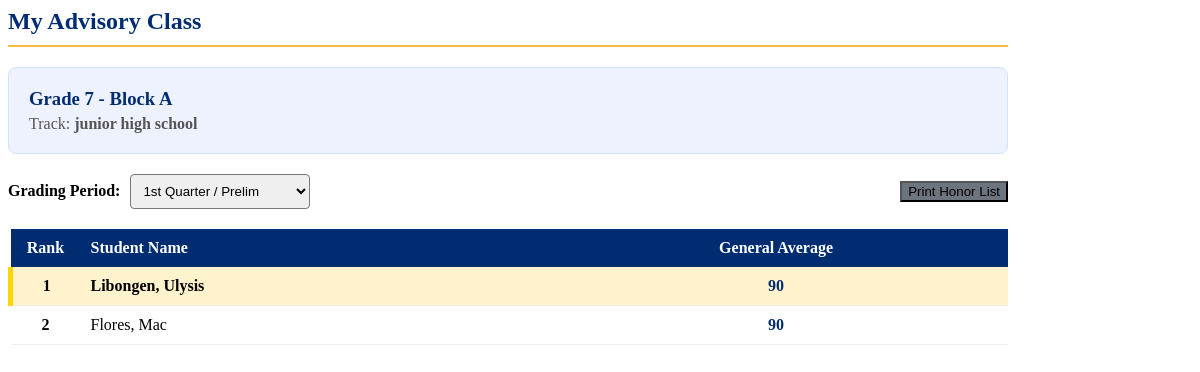
The app's page /instructor/advisory.php (signed in) with its own data.
### tables this page shows
CREATE TABLE `section_list` (
  `id` int(11) NOT NULL,
  `section_name` varchar(50) NOT NULL,
  `year_level` varchar(20) NOT NULL,
  `track` varchar(50) NOT NULL,
  `adviser_id` int(11) DEFAULT NULL
);

### instructor/advisory.php (the view, shortened to what this page needs)
<?php
$pdo = new PDO("mysql:host=localhost;dbname=portal;charset=utf8mb4", "root", "");
$pdo->setAttribute(PDO::ATTR_ERRMODE, PDO::ERRMODE_EXCEPTION);
$inst_id = $_SESSION['id'] ?? 0;
if($inst_id == 0) {
    $stmt = $pdo->prepare("SELECT id FROM account WHERE account_id = ?");
    $stmt->execute([$_SESSION['ACCOUNTID']]);
    $inst_id = $stmt->fetchColumn();
}
$stmt = $pdo->prepare("SELECT * FROM section_list WHERE adviser_id = ?");
$stmt->execute([$inst_id]);
$my_section = $stmt->fetch(PDO::FETCH_ASSOC);
$ranking = [];
if ($my_section) {
    $sec_name = $my_section['section_name'];
    $year_level = $my_section['year_level'];
    $period = $_GET['period'] ?? '1';
    $sql = "SELECT DISTINCT s.student_id, a.fname, a.lname
            FROM students s
            JOIN account a ON s.student_id = a.id
            JOIN enrollments e ON s.student_id = e.student_id
            JOIN sections sec ON e.section_id = sec.id
            WHERE sec.section = ? AND sec.year_level = ?";
    $stmt = $pdo->prepare($sql);
    $stmt->execute([$sec_name, $year_level]);
    $students = $stmt->fetchAll(PDO::FETCH_ASSOC);
    foreach ($students as $s) {
        $sid = $s['student_id'];
        if ($period == '5') {
            $g_sql = "SELECT AVG(grade) FROM grades WHERE student_id = ?";
            $g_stmt = $pdo->prepare($g_sql);
            $g_stmt->execute([$sid]);
        } else {
            $g_sql = "SELECT AVG(grade) FROM grades WHERE student_id = ? AND quarter = ?";
            $g_stmt = $pdo->prepare($g_sql);
            $g_stmt->execute([$sid, $period]);
        }
        $gwa = $g_stmt->fetchColumn();
        if ($gwa > 0) {
            $ranking[] = [
                'name' => $s['lname'] . ', ' . $s['fname'],
                'average' => round($gwa, 2)
            ];
        }
    }
    for ($i = 0; $i < count($ranking); $i++) {
        for ($j = $i + 1; $j < count($ranking); $j++) {
            if ($ranking[$j]['average'] > $ranking[$i]['average']) {
                $temp = $ranking[$i];
                $ranking[$i] = $ranking[$j];
                $ranking[$j] = $temp;
            }
        }
    }
}
?>
<div class="form-card" style="max-width: 1000px;">
    <h2 style="color:#002D72; border-bottom:2px solid #febb3f; padding-bottom:10px;">My Advisory Class</h2>
    <?php if(!$my_section): ?>
        <div style="padding:40px; text-align:center; background:#f8f9fa; border-radius:8px;">
            <h3 style="color:#666;">No Advisory Class Assigned</h3>
            <p>Please contact the Administrator to be assigned as a Class Adviser.</p>
        </div>
    <?php else: ?>
        <div style="background:#eef2ff; padding:20px; border-radius:8px; border:1px solid #cce5ff; margin-bottom:20px;">
            <h3 style="margin:0; color:#002D72;"><?php echo htmlspecialchars($my_section['year_level'] . ' - ' . $my_section['section_name']); ?></h3>
            <p style="margin:5px 0 0; color:#555;">Track: <strong><?php echo htmlspecialchars($my_section['track']); ?></strong></p>
        </div>
        <div class="no-print" style="display:flex; gap:10px; align-items:center; margin-bottom:20px;">
            <label style="font-weight:bold;">Grading Period:</label>
            <select id="adv_period" onchange="loadAdvisory()" style="padding:8px; border-radius:4px;">
                <option value="1" <?php if(($period??1)==1) echo 'selected'; ?>>1st Quarter / Prelim</option>
            </select>
            <button onclick="window.print()" class="btn-save" style="background:#6c757d; margin-left:auto;">Print Honor List</button>
        </div>
        <table class="rank-table">
            <thead>
                <tr>
                    <th style="width:50px; text-align:center;">Rank</th>
                    <th>Student Name</th>
                    <th style="text-align:center;">General Average</th>
                </tr>
            </thead>
            <tbody>
                <?php if(empty($ranking)): ?>
                    <tr><td colspan="3" style="text-align:center; padding:20px;">No grades found for this period.</td></tr>
                <?php else: ?>
                    <?php foreach($ranking as $i => $r):
                        $rank = $i + 1;
                        $cls = ($rank == 1) ? "top-1" : "";
                    ?>
                    <tr class="<?php echo $cls; ?>">
                        <td style="text-align:center; font-weight:bold;"><?php echo $rank; ?></td>
                        <td><?php echo htmlspecialchars($r['name']); ?></td>
                        <td style="text-align:center; font-weight:bold; color:#002D72;"><?php echo $r['average']; ?></td>
                    </tr>
                    <?php endforeach; ?>
                <?php endif; ?>
            </tbody>
        </table>
    <?php endif; ?>
</div>

### instructor/advisory.php (style rules this page uses)
.rank-table { width: 100%; border-collapse: collapse; }
.rank-table th { background: #002D72; color: white; padding: 10px; text-align: left; }
.rank-table td { padding: 10px; border-bottom: 1px solid #eee; }
.top-1 { background-color: #fff3cd; font-weight: bold; border-left: 5px solid gold; }

### records on screen
section_list: year_level+section_name "Grade 7 - Block A", track "junior high school"

### other values on screen
$rank "1"
$r['name'] "Libongen, Ulysis"
$r['average'] "90"
$rank "2"
$r['name'] "Flores, Mac"
